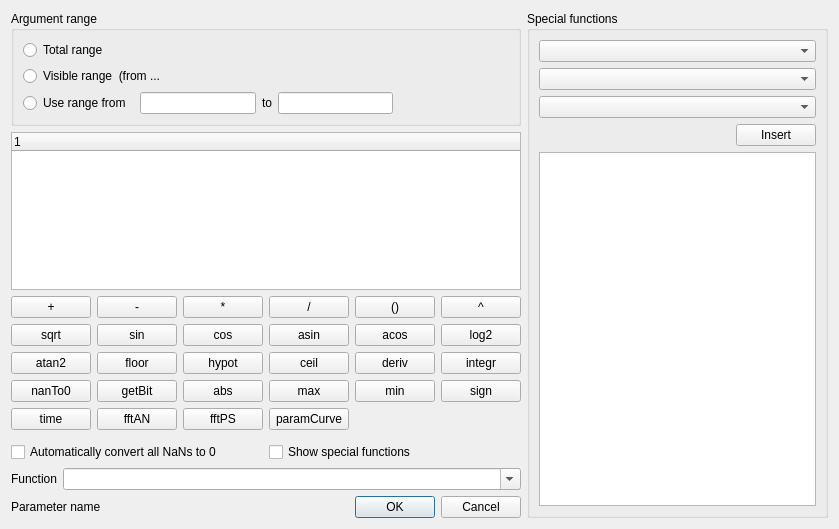
<?xml version="1.0" encoding="UTF-8"?>
<ui version="4.0">
 <class>SecondaryProcessingDialog</class>
 <widget class="QDialog" name="SecondaryProcessingDialog">
  <property name="geometry">
   <rect>
    <x>0</x>
    <y>0</y>
    <width>839</width>
    <height>529</height>
   </rect>
  </property>
  <property name="windowTitle">
   <string>Secondary processing</string>
  </property>
  <layout class="QVBoxLayout" name="verticalLayout_2">
   <item>
    <layout class="QHBoxLayout" name="horizontalLayout_3">
     <item>
      <layout class="QVBoxLayout" name="verticalLayout">
       <item>
        <widget class="QGroupBox" name="xRangeGroupBox">
         <property name="title">
          <string>Argument range</string>
         </property>
         <layout class="QVBoxLayout" name="verticalLayout_5">
          <item>
           <widget class="QRadioButton" name="totalRangeRadioButton">
            <property name="text">
             <string>Total range</string>
            </property>
           </widget>
          </item>
          <item>
           <widget class="QRadioButton" name="visibleRangeRadioButton">
            <property name="text">
             <string>Visible range  (from ...</string>
            </property>
           </widget>
          </item>
          <item>
           <layout class="QHBoxLayout" name="horizontalLayout_6">
            <item>
             <widget class="QRadioButton" name="customRangeRadioButton">
              <property name="text">
               <string>Use range from </string>
              </property>
             </widget>
            </item>
            <item>
             <widget class="QLineEdit" name="beginXRAngeLineEdit"/>
            </item>
            <item>
             <widget class="QLabel" name="label_4">
              <property name="text">
               <string>to</string>
              </property>
             </widget>
            </item>
            <item>
             <widget class="QLineEdit" name="endXRAngeLineEdit"/>
            </item>
            <item>
             <spacer name="horizontalSpacer_2">
              <property name="orientation">
               <enum>Qt::Horizontal</enum>
              </property>
              <property name="sizeHint" stdset="0">
               <size>
                <width>40</width>
                <height>20</height>
               </size>
              </property>
             </spacer>
            </item>
           </layout>
          </item>
         </layout>
        </widget>
       </item>
       <item>
        <widget class="QTreeWidget" name="hierarchyTreeWidget">
         <column>
          <property name="text">
           <string notr="true">1</string>
          </property>
         </column>
        </widget>
       </item>
       <item>
        <layout class="QGridLayout" name="gridLayout">
         <item row="1" column="4">
          <widget class="QPushButton" name="acosPushButton">
           <property name="text">
            <string>acos</string>
           </property>
          </widget>
         </item>
         <item row="3" column="3">
          <widget class="QPushButton" name="ceilPushButton">
           <property name="text">
            <string>ceil</string>
           </property>
          </widget>
         </item>
         <item row="0" column="2">
          <widget class="QPushButton" name="multPushButton">
           <property name="text">
            <string>*</string>
           </property>
          </widget>
         </item>
         <item row="3" column="2">
          <widget class="QPushButton" name="hypotPushButton">
           <property name="text">
            <string>hypot</string>
           </property>
          </widget>
         </item>
         <item row="1" column="1">
          <widget class="QPushButton" name="sinPushButton">
           <property name="text">
            <string>sin</string>
           </property>
          </widget>
         </item>
         <item row="1" column="3">
          <widget class="QPushButton" name="asinPushButton">
           <property name="text">
            <string>asin</string>
           </property>
          </widget>
         </item>
         <item row="1" column="2">
          <widget class="QPushButton" name="cosPushButton">
           <property name="text">
            <string>cos</string>
           </property>
          </widget>
         </item>
         <item row="3" column="0">
          <widget class="QPushButton" name="atan2PushButton">
           <property name="text">
            <string>atan2</string>
           </property>
          </widget>
         </item>
         <item row="4" column="1">
          <widget class="QPushButton" name="getBitPushButton">
           <property name="text">
            <string>getBit</string>
           </property>
          </widget>
         </item>
         <item row="4" column="2">
          <widget class="QPushButton" name="absPushButton">
           <property name="text">
            <string>abs</string>
           </property>
          </widget>
         </item>
         <item row="4" column="3">
          <widget class="QPushButton" name="maxpushButton">
           <property name="text">
            <string>max</string>
           </property>
          </widget>
         </item>
         <item row="4" column="4">
          <widget class="QPushButton" name="minPushButton">
           <property name="text">
            <string>min</string>
           </property>
          </widget>
         </item>
         <item row="0" column="0">
          <widget class="QPushButton" name="plusPushButton">
           <property name="text">
            <string>+</string>
           </property>
          </widget>
         </item>
         <item row="4" column="5">
          <widget class="QPushButton" name="signPushButton">
           <property name="text">
            <string>sign</string>
           </property>
          </widget>
         </item>
         <item row="0" column="1">
          <widget class="QPushButton" name="minusPushButton">
           <property name="text">
            <string>-</string>
           </property>
          </widget>
         </item>
         <item row="0" column="5">
          <widget class="QPushButton" name="powPushButton">
           <property name="text">
            <string>^</string>
           </property>
          </widget>
         </item>
         <item row="3" column="1">
          <widget class="QPushButton" name="floorPushButton">
           <property name="text">
            <string>floor</string>
           </property>
          </widget>
         </item>
         <item row="0" column="4">
          <widget class="QPushButton" name="parenthPushButton">
           <property name="text">
            <string>()</string>
           </property>
          </widget>
         </item>
         <item row="0" column="3">
          <widget class="QPushButton" name="divPushButton">
           <property name="text">
            <string>/</string>
           </property>
          </widget>
         </item>
         <item row="3" column="4">
          <widget class="QPushButton" name="derivPushButton">
           <property name="text">
            <string>deriv</string>
           </property>
          </widget>
         </item>
         <item row="1" column="5">
          <widget class="QPushButton" name="log2PushButton">
           <property name="text">
            <string>log2</string>
           </property>
          </widget>
         </item>
         <item row="3" column="5">
          <widget class="QPushButton" name="integrPushButton">
           <property name="text">
            <string>integr</string>
           </property>
          </widget>
         </item>
         <item row="4" column="0">
          <widget class="QPushButton" name="nanTo0PushButton">
           <property name="text">
            <string>nanTo0</string>
           </property>
          </widget>
         </item>
         <item row="1" column="0">
          <widget class="QPushButton" name="sqrtPushButton">
           <property name="text">
            <string>sqrt</string>
           </property>
          </widget>
         </item>
         <item row="5" column="0">
          <widget class="QPushButton" name="timePushButton">
           <property name="text">
            <string>time</string>
           </property>
          </widget>
         </item>
         <item row="5" column="1">
          <widget class="QPushButton" name="fftANPushButton">
           <property name="text">
            <string>fftAN</string>
           </property>
          </widget>
         </item>
         <item row="5" column="2">
          <widget class="QPushButton" name="fftPSPushButton">
           <property name="text">
            <string>fftPS</string>
           </property>
          </widget>
         </item>
         <item row="5" column="3">
          <widget class="QPushButton" name="paramCurvePushButton">
           <property name="text">
            <string>paramCurve</string>
           </property>
          </widget>
         </item>
        </layout>
       </item>
       <item>
        <spacer name="verticalSpacer">
         <property name="orientation">
          <enum>Qt::Vertical</enum>
         </property>
         <property name="sizeHint" stdset="0">
          <size>
           <width>20</width>
           <height>40</height>
          </size>
         </property>
        </spacer>
       </item>
       <item>
        <layout class="QHBoxLayout" name="horizontalLayout_4">
         <item>
          <widget class="QCheckBox" name="nanTo0ConversionCheckBox">
           <property name="text">
            <string>Automatically convert all NaNs to 0</string>
           </property>
          </widget>
         </item>
         <item>
          <widget class="QCheckBox" name="extraFunctionsCheckBox">
           <property name="text">
            <string>Show special functions</string>
           </property>
          </widget>
         </item>
        </layout>
       </item>
       <item>
        <layout class="QHBoxLayout" name="horizontalLayout_2">
         <item>
          <widget class="QLabel" name="label_2">
           <property name="sizePolicy">
            <sizepolicy hsizetype="Preferred" vsizetype="Fixed">
             <horstretch>0</horstretch>
             <verstretch>0</verstretch>
            </sizepolicy>
           </property>
           <property name="text">
            <string>Function</string>
           </property>
          </widget>
         </item>
         <item>
          <widget class="QComboBox" name="functionComboBox">
           <property name="sizePolicy">
            <sizepolicy hsizetype="Expanding" vsizetype="Fixed">
             <horstretch>0</horstretch>
             <verstretch>0</verstretch>
            </sizepolicy>
           </property>
           <property name="editable">
            <bool>true</bool>
           </property>
          </widget>
         </item>
        </layout>
       </item>
       <item>
        <layout class="QHBoxLayout" name="horizontalLayout">
         <item>
          <widget class="QLabel" name="label">
           <property name="text">
            <string>Parameter name</string>
           </property>
          </widget>
         </item>
         <item>
          <widget class="LineEditWithUnicodeDialog" name="nameLineEdit" native="true"/>
         </item>
         <item>
          <widget class="QDialogButtonBox" name="buttonBox">
           <property name="orientation">
            <enum>Qt::Horizontal</enum>
           </property>
           <property name="standardButtons">
            <set>QDialogButtonBox::Cancel|QDialogButtonBox::Ok</set>
           </property>
          </widget>
         </item>
        </layout>
       </item>
      </layout>
     </item>
     <item>
      <widget class="QGroupBox" name="extraFunctionsGroupBox">
       <property name="title">
        <string>Special functions</string>
       </property>
       <layout class="QVBoxLayout" name="verticalLayout_3">
        <item>
         <widget class="QComboBox" name="functionGroupComboBox"/>
        </item>
        <item>
         <widget class="QComboBox" name="functionSubGroupComboBox"/>
        </item>
        <item>
         <widget class="QComboBox" name="functionChoiceComboBox"/>
        </item>
        <item>
         <layout class="QHBoxLayout" name="horizontalLayout_5">
          <item>
           <spacer name="horizontalSpacer">
            <property name="orientation">
             <enum>Qt::Horizontal</enum>
            </property>
            <property name="sizeHint" stdset="0">
             <size>
              <width>40</width>
              <height>20</height>
             </size>
            </property>
           </spacer>
          </item>
          <item>
           <widget class="QPushButton" name="insertInFunctionPushButton">
            <property name="text">
             <string>Insert</string>
            </property>
            <property name="icon">
             <iconset resource="../JaG.qrc">
              <normaloff>:/insertInFunction</normaloff>:/insertInFunction</iconset>
            </property>
            <property name="iconSize">
             <size>
              <width>24</width>
              <height>16</height>
             </size>
            </property>
           </widget>
          </item>
         </layout>
        </item>
        <item>
         <widget class="QTextBrowser" name="functionDescriptionTextBrowser"/>
        </item>
       </layout>
      </widget>
     </item>
    </layout>
   </item>
  </layout>
 </widget>
 <customwidgets>
  <customwidget>
   <class>LineEditWithUnicodeDialog</class>
   <extends>QWidget</extends>
   <header>commonWidgets/lineeditwithunicodedialog.h</header>
   <container>1</container>
  </customwidget>
 </customwidgets>
 <resources>
  <include location="../JaG.qrc"/>
 </resources>
 <connections>
  <connection>
   <sender>buttonBox</sender>
   <signal>accepted()</signal>
   <receiver>SecondaryProcessingDialog</receiver>
   <slot>accept()</slot>
   <hints>
    <hint type="sourcelabel">
     <x>248</x>
     <y>254</y>
    </hint>
    <hint type="destinationlabel">
     <x>157</x>
     <y>274</y>
    </hint>
   </hints>
  </connection>
  <connection>
   <sender>buttonBox</sender>
   <signal>rejected()</signal>
   <receiver>SecondaryProcessingDialog</receiver>
   <slot>reject()</slot>
   <hints>
    <hint type="sourcelabel">
     <x>316</x>
     <y>260</y>
    </hint>
    <hint type="destinationlabel">
     <x>286</x>
     <y>274</y>
    </hint>
   </hints>
  </connection>
 </connections>
</ui>
